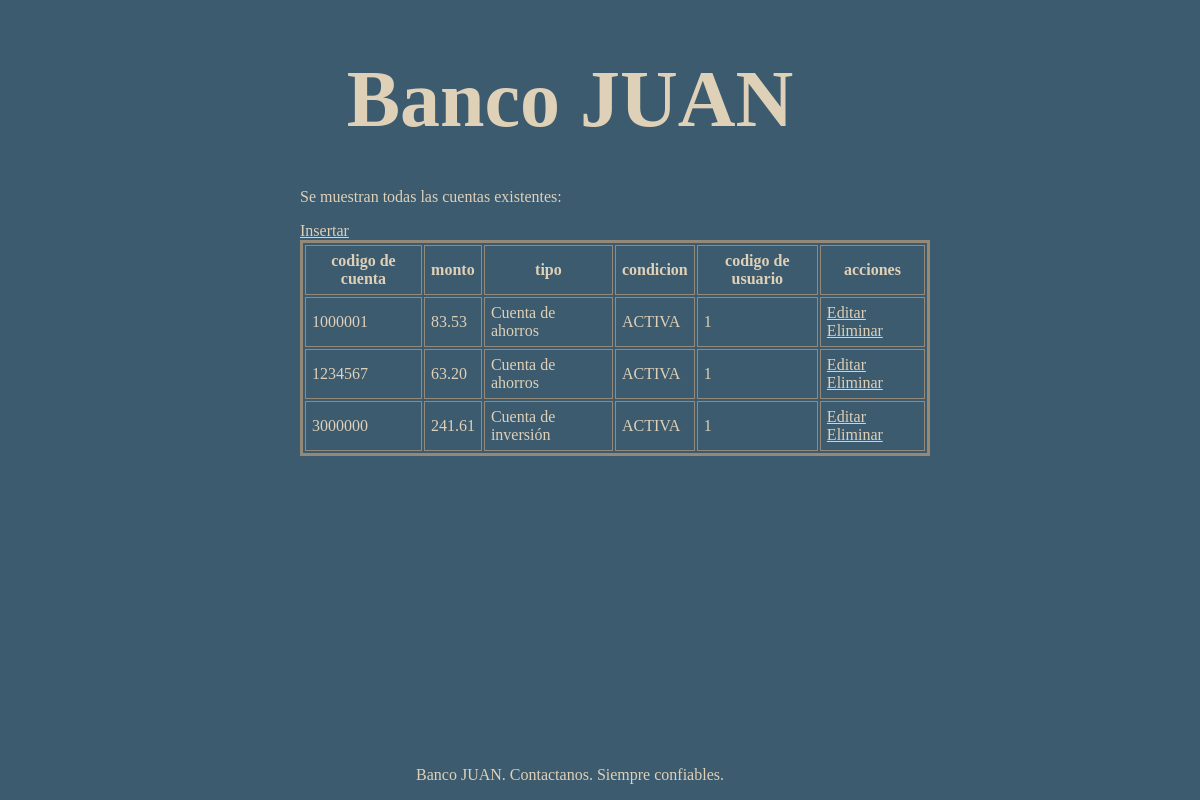
Page /ejercicio2/b_usuario.php?codusuario=1 on the committed database.
### tables this page shows
CREATE TABLE `cuenta` (
  `codcuenta` int(11) NOT NULL,
  `monto` decimal(10,2) DEFAULT NULL,
  `tipo` varchar(50) DEFAULT NULL,
  `condicion` varchar(50) DEFAULT NULL,
  `codUsuario` int(11) DEFAULT NULL
);

### ejercicio2/b_usuario.php (the view)
<?php include "header_estilo.inc.php";?>
<?php
    $codusuario=$_GET["codusuario"];
    include("conexion.inc.php");
    $sql = "SELECT codcuenta, monto, tipo, condicion, codUsuario
            FROM cuenta
            WHERE condicion LIKE 'ACTIVA' AND codUsuario = '$codusuario';";
    $tabla = mysqli_query($conn, $sql);
?>
<div class="tabla">
<br><p>Se muestran todas las cuentas existentes:</p>
<table>
    <tr>
    <th>codigo de cuenta</th>
    <th>monto</th>
    <th>tipo</th>
    <th>condicion</th>
    <th>codigo de usuario</th>
    <th>acciones</th>
    </tr>
<?php
echo "<a href=formInsertar.php?codusuario=".$codusuario.">Insertar</a>";
while($row = mysqli_fetch_array($tabla))
    {
            echo "<tr>
            <td>".$row["codcuenta"]."</td>
            <td>".$row["monto"]."</td>
            <td>".$row["tipo"]."</td>
            <td>".$row["condicion"]."</td>
            <td>".$row["codUsuario"]."</td>
            <td>
            <a href=formActualizar.php?codusuario=".$codusuario."&codcuenta=".$row["codcuenta"].">Editar</a>
            <a href=eliminar.php?codusuario=".$codusuario."&codcuenta=".$row["codcuenta"].">Eliminar</a>
            </td>
            </tr>";
    }
?>
</table>
</div>
<?php include "footer_estilo.inc.php";?>

### ejercicio2/styles.css (style rules this page uses)
body { margin: 0; background-color: #3C5B6F; color: #DFD0B8; height: auto; padding-bottom: 100px; }
table { width: 70%; border: 3px solid #948979; }
th, td { border: 1px solid #948979; padding: 6px; }
.tabla { margin-left: 300px; }
.tabla a { color: #DFD0B8; }

### rows in the picture
cuenta: codcuenta "1000001", monto "83.53", tipo "Cuenta de ahorros", condicion "ACTIVA", codUsuario "1"
cuenta: codcuenta "1234567", monto "63.20", tipo "Cuenta de ahorros", condicion "ACTIVA", codUsuario "1"
cuenta: codcuenta "3000000", monto "241.61", tipo "Cuenta de inversión", condicion "ACTIVA", codUsuario "1"
